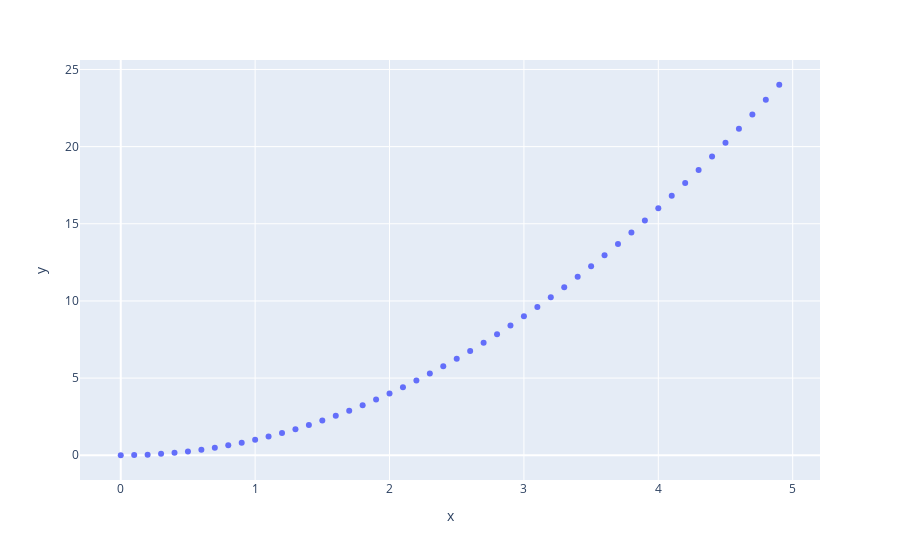

Notebook cell for this chart:
### Code cell
fig = px.scatter(x=x, y=f(x))
fig.show()

### Figure 1 — Plotly figure (JSON) as saved in the notebook; plotly's stock layout.template omitted (floating-point values rounded to 4 significant figures)
{"data": [{"hovertemplate": "x=%{x}<br>y=%{y}<extra></extra>", "legendgroup": "", "marker": {"color": "#636efa", "symbol": "circle"}, "mode": "markers", "name": "", "orientation": "v", "showlegend": false, "type": "scatter", "x": [0, 0.1, 0.2, 0.3, 0.4, 0.5, 0.6, 0.7, 0.8, 0.9, 1, 1.1, 1.2, 1.3, 1.4, 1.5, 1.6, 1.7, 1.8, 1.9, 2, 2.1, 2.2, 2.3, 2.4, 2.5, 2.6, 2.7, 2.8, 2.9, 3, 3.1, 3.2, 3.3, 3.4, 3.5, 3.6, 3.7, 3.8, 3.9, 4, 4.1, 4.2, 4.3, 4.4, 4.5, 4.6, 4.7, 4.8, 4.9], "xaxis": "x", "y": [0, 0.01, 0.04, 0.09, 0.16, 0.25, 0.36, 0.49, 0.64, 0.81, 1, 1.21, 1.44, 1.69, 1.96, 2.25, 2.56, 2.89, 3.24, 3.61, 4, 4.41, 4.84, 5.29, 5.76, 6.25, 6.76, 7.29, 7.84, 8.41, 9, 9.61, 10.24, 10.89, 11.56, 12.25, 12.96, 13.69, 14.44, 15.21, 16, 16.81, 17.64, 18.49, 19.36, 20.25, 21.16, 22.09, 23.04, 24.01], "yaxis": "y"}], "layout": {"legend": {"tracegroupgap": 0}, "margin": {"t": 60}, "xaxis": {"anchor": "y", "domain": [0, 1], "title": {"text": "x"}}, "yaxis": {"anchor": "x", "domain": [0, 1], "title": {"text": "y"}}}}
